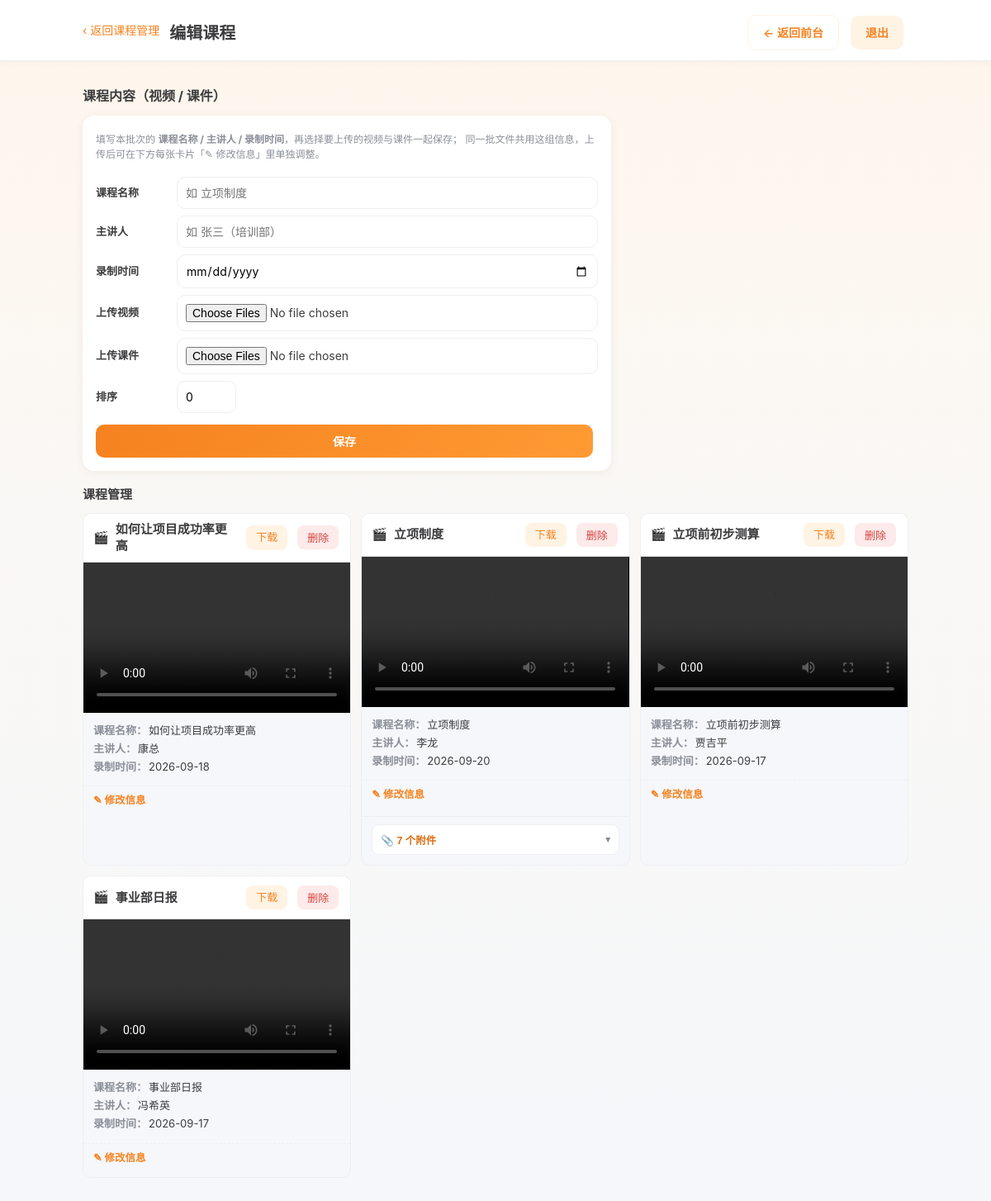
The page /admin/course/1/edit (signed in) on the database its author committed.
### tables this page shows
CREATE TABLE materials (
    id        INTEGER PRIMARY KEY AUTOINCREMENT,
    course_id INTEGER,
    type      TEXT,           -- video | doc | link
    title     TEXT NOT NULL,
    file_path TEXT,           -- 原始文件相对 uploads 的路径
    preview_path TEXT,        -- 转换后的 PDF 预览路径（可选）
    url       TEXT,           -- type=link 时外链
    duration  INTEGER DEFAULT 0,
    sort      INTEGER DEFAULT 0, attach_id INTEGER DEFAULT 0, unit_id INTEGER DEFAULT 0, course_title TEXT, lecturer TEXT, record_time TEXT,
    FOREIGN KEY (course_id) REFERENCES courses(id)
);

### app.py (the view, shortened to what this page needs)
@app.route("/admin/course/<int:cid>/edit", methods=["GET", "POST"])
def admin_course_edit(cid):
    r = ensure_admin()
    if r is not None:
        return r
    co = db.get_course(cid)
    if not co:
        abort(404)
    cats = db.list_categories()
    return _render_course_edit(cid)

### app.py (called while the page is built)
@app.before_request
def load_context():
    g.user = db.get_user(session.get("uid")) if session.get("uid") else None
    g.admin = session.get("admin") is True
    g.wecom_enabled = config.WECOM_ENABLED

@app.context_processor
def inject():
    return dict(user=g.user, admin=g.admin, wecom_enabled=config.WECOM_ENABLED,
                public_base=config.PUBLIC_BASE_URL, max_upload_mb=config.MAX_UPLOAD_MB)

def ensure_admin():
    if not g.admin:
        return redirect(url_for("admin_login"))

def _atts_by_video(mats):
    videos = set(m["id"] for m in mats if m["type"] == "video")
    out = {}
    for m in mats:
        if m["type"] == "video" or m["attach_id"] not in videos:
            continue
        out.setdefault(m["attach_id"], []).append(m)
    return out

def _flat_mats(mats):
    atts = _atts_by_video(mats)
    out = []
    for m in mats:
        if m["type"] != "video" and m["attach_id"] in atts:
            continue
        v = dict(m)
        v["atts"] = atts.get(m["id"], []) if m["type"] == "video" else []
        out.append(v)
    return out

def _render_course_form(co, cat_name, mats=None, qz=None):
    return render_template("admin/course_form.html", co=co, cat_name=cat_name,
                           mats=mats or [], qz=qz)

def _render_course_edit(cid):
    co = db.get_course(cid)
    cat = db.fetch_one("SELECT * FROM categories WHERE id=?", (co["category_id"],)) if co else None
    mats = [dict(m) for m in db.list_materials(cid)]
    return _render_course_form(co, cat["name"] if cat else "",
                               mats=_flat_mats(mats), qz=db.get_quiz(cid))

### db.py (called while the page is built)
def get_conn():
    os.makedirs(os.path.dirname(config.DB_PATH), exist_ok=True)
    conn = sqlite3.connect(config.DB_PATH)
    conn.row_factory = sqlite3.Row
    conn.execute("PRAGMA foreign_keys = ON")
    return conn

def fetch_one(sql, args=()):
    conn = get_conn()
    row = conn.execute(sql, args).fetchone()
    conn.close()
    return row

def fetch_all(sql, args=()):
    conn = get_conn()
    rows = conn.execute(sql, args).fetchall()
    conn.close()
    return rows

def list_categories():
    return fetch_all("SELECT * FROM categories ORDER BY sort, id")

def get_course(cid):
    return fetch_one("SELECT * FROM courses WHERE id=?", (cid,))

def list_materials(course_id):
    return fetch_all("SELECT * FROM materials WHERE course_id=? ORDER BY sort, id", (course_id,))

def get_quiz(course_id):
    return fetch_one("SELECT * FROM quizzes WHERE course_id=?", (course_id,))

### templates/admin/course_form.html (shortened to what this page needs)
{% extends "base.html" %}
{% set hide_topbar = true %}
{% block body %}
<div class="page-head" style="display:flex;justify-content:space-between;align-items:center;gap:14px">
  <div style="display:flex;align-items:center;gap:12px;min-width:0">
    <a class="back" href="{{ url_for('admin_courses') }}">‹ 返回课程管理</a>
    <h1>{{ '编辑课程' if co else '新建课程' }}</h1>
  </div>
  <div style="display:flex;align-items:center;gap:8px">
    <a class="btn btn-ghost" href="{{ url_for('home') }}">← 返回前台</a>
    <a class="btn" href="{{ url_for('admin_logout') }}">退出</a>
  </div>
</div>
{% if co %}
<section class="section">
  <h2 class="section-title">课程内容（视频 / 课件）</h2>
  <form method="post" action="{{ url_for('admin_course_edit', cid=co.id) }}"
        enctype="multipart/form-data"
        class="admin-form card-pad form-narrow">
    <p class="form-tip">
      填写本批次的 <b>课程名称 / 主讲人 / 录制时间</b>，再选择要上传的视频与课件一起保存；
      同一批文件共用这组信息，上传后可在下方每张卡片「✎ 修改信息」里单独调整。
    </p>
    <div class="form-hrow">
      <label>课程名称</label>
      <input name="course_title" placeholder="如 立项制度">
    </div>
    <div class="form-hrow">
      <label>主讲人</label>
      <input name="lecturer" placeholder="如 张三（培训部）">
    </div>
    <div class="form-hrow">
      <label>录制时间</label>
      <input type="date" name="record_time">
    </div>
    <div class="form-hrow">
      <label>上传视频</label>
      <input type="file" name="video" accept=".mp4,.webm,.mov,.m4v,.ogg" multiple>
    </div>
    <div class="form-hrow">
      <label>上传课件</label>
      <input type="file" name="doc" accept=".pdf,.ppt,.pptx,.doc,.docx,.xls,.xlsx,.txt,.md" multiple>
    </div>
    <div class="form-hrow">
      <label>排序</label>
      <input name="sort" value="0" class="w-sm">
    </div>
    <button class="btn btn-primary" type="submit">保存</button>
  </form>
  <div class="mat-manage" style="margin-top:18px">
    <h3 class="sub-title">课程管理</h3>
    {% if mats %}
    <div class="course-cards">
      {% for m in mats %}
      {% if m.type == 'video' %}
      {% set vtitle = m.course_title or co.title %}
      <div class="course-card">
        <div class="course-card-head">
          <span class="mat-type">🎬</span>
          <span class="course-card-title" title="{{ vtitle }}">{{ vtitle }}</span>
          <a class="mini" href="{{ url_for('uploads', filename=m.file_path) }}" download>下载</a>
          <form method="post" action="{{ url_for('admin_material_delete', mid=m.id) }}" style="display:inline"
                data-busy="删除中…" data-ok="✓ 已删除"
                onsubmit="return confirm('确认删除该素材？')">
            <button class="mini danger" type="submit">删除</button>
          </form>
        </div>
        <div class="course-card-media">
          <video src="{{ url_for('uploads', filename=m.file_path) }}" controls preload="metadata"></video>
        </div>
        <div class="course-card-meta">
          <div><b>课程名称：</b>{{ vtitle }}</div>
          <div><b>主讲人：</b>{{ m.lecturer or co.lecturer or '—' }}</div>
          <div><b>录制时间：</b>{{ m.record_time or co.record_time or '—' }}</div>
        </div>
        <details class="card-meta-edit" data-mid="{{ m.id }}">
          <summary>✎ 修改信息</summary>
        </details>
        {% if m.atts %}
        <div class="course-card-atts">
          <button type="button" class="atts-toggle" aria-expanded="false">
            <span>📎 {{ m.atts|length }} 个附件</span><span class="atts-caret">▾</span>
          </button>
        </div>
        {% endif %}
      </div>
      {% endif %}
      {% endfor %}
    </div>
    {% else %}
    <div class="empty">尚未上传内容</div>
    {% endif %}
  </div>
</section>
{% endif %}
{% endblock %}

### static/css/style.css (style rules this page uses)
:root { --primary:#F5821F; --primary-d:#D96E12; --primary-l:#FFF3E4; --primary-ll:#FFF9F2; --bg:#F5F7FA; --card:#fff; --text:#3D3D3F; --sub:#8B8F99; --ok:#22B573; --warn:#F5A623; --line:#EDEFF3; --radius:14px; --shadow:0 2px 12px rgba(80,55,20,.07); --shadow-lg:0 8px 30px rgba(80,55,20,.10); --gutter:100px; }
* { box-sizing:border-box;-webkit-tap-highlight-color:transparent }
html,body { margin:0;padding:0;width:100% }
body { font-family:-apple-system,BlinkMacSystemFont,"PingFang SC","Microsoft YaHei",sans-serif; background:var(--bg);color:var(--text);font-size:15px;line-height:1.5;min-height:100vh }
a { color:inherit;text-decoration:none }
.section { margin-top:24px }
.section-title { font-size:16px;font-weight:700;margin:0 0 12px;color:var(--text) }
.btn { display:inline-block;text-align:center;padding:10px 18px;border-radius:10px; background:var(--primary-l);color:var(--primary);font-weight:600;border:none;cursor:pointer; font-size:14px;margin:6px 6px 0 0 }
.btn-primary { background:linear-gradient(120deg,var(--primary),#FF9A33);color:#fff }
.btn-ghost { background:#fff;border:1px solid var(--primary-l) }
.page-head { width:100%;padding:6px 0 16px }
.page-head h1 { font-size:20px;margin:6px 0 0 }
.back { color:var(--primary);font-size:14px }
.mat-type { font-size:20px }
.admin-form { display:flex;flex-direction:column;gap:8px }
.form-narrow { max-width:640px }
.form-tip { font-size:12px;color:var(--sub);margin:4px 0 10px }
.admin-form .form-hrow { display:flex;align-items:center;gap:14px }
.admin-form .form-hrow>label { margin-top:0;flex:0 0 auto;min-width:84px; white-space:nowrap;font-weight:600;color:var(--text);font-size:13px }
.admin-form .form-hrow>input, .admin-form .form-hrow>select, .admin-form .form-hrow>textarea { flex:1 1 auto;min-width:0;width:auto }
.admin-form .form-hrow>input.w-sm { flex:0 0 auto;width:72px }
.card-pad { background:var(--card);border-radius:var(--radius);padding:16px;box-shadow:var(--shadow) }
.admin-form label { font-size:13px;color:var(--sub);margin-top:6px }
.mat-manage { margin-top:4px }
.mat-manage .sub-title { font-size:15px;font-weight:700;margin:0 0 10px;color:var(--text) }
.mat-type { font-size:15px }
.admin-form input,.admin-form select,.admin-form textarea { padding:10px;border:1px solid var(--line);border-radius:10px;font-size:14px; font-family:inherit;width:100%;background:#fff }
.mini { display:inline-block;padding:5px 12px;background:var(--primary-l);color:var(--primary); border-radius:8px;font-size:13px;border:none;cursor:pointer;margin:2px }
.mini.danger { background:#FDEAEA;color:#D6453F }
.course-cards { display:flex;flex-direction:column;gap:12px;margin-top:10px }
.course-card { background:var(--bg);border:1px solid var(--line);border-radius:10px;overflow:hidden }
.course-card-head { display:flex;align-items:center;gap:8px;padding:9px 12px;border-bottom:1px solid var(--line);background:#fff }
.course-card-title { flex:1;min-width:0;font-weight:700;line-height:1.35; display:-webkit-box;-webkit-line-clamp:2;-webkit-box-orient:vertical;overflow:hidden }
.course-card-media { background:#000;aspect-ratio:16/9;display:flex;align-items:center;justify-content:center }
.course-card-media video { width:100%;height:100%;display:block;background:#000 }
.course-card-meta { padding:10px 12px;font-size:13px;line-height:1.7;color:var(--text) }
.course-card-meta b { color:var(--sub);font-weight:600;margin-right:2px }
.card-meta-edit { padding:0 12px 12px;margin-top:2px;border-top:1px dashed var(--line) }
.card-meta-edit>summary { cursor:pointer;font-size:12.5px;font-weight:600;color:var(--primary); padding:8px 0 2px;list-style:none;user-select:none }
.course-card-atts { padding:0 12px 12px;border-top:1px solid var(--line);margin-top:2px }
.atts-toggle { display:flex;align-items:center;justify-content:space-between;gap:8px;width:100%; margin-top:9px;padding:8px 10px;border:1px solid var(--line);border-radius:9px;background:#fff; color:var(--primary-d);font-size:12.5px;font-weight:600;cursor:pointer;text-align:left }
.atts-toggle .atts-caret { flex:none;font-size:11px;color:var(--sub);transition:transform .18s }
.mat-manage .course-cards { display:grid;grid-template-columns:repeat(auto-fill,minmax(260px,1fr));gap:12px }
.content.no-topbar>.page-head { position:sticky;top:0;z-index:25;width:auto; margin:0 calc(-1 * var(--gutter)) 30px; padding:12px var(--gutter); background:var(--card); border-bottom:1px solid var(--line); box-shadow:0 1px 8px rgba(80,55,20,.05) }

### rows shown on the page
materials: course_title "如何让项目成功率更高", lecturer "康总", record_time "2026-09-18"
materials: course_title "立项制度", lecturer "李龙", record_time "2026-09-20", atts|length "7"
materials: course_title "立项前初步测算", lecturer "贾吉平", record_time "2026-09-17"
materials: course_title "事业部日报", lecturer "冯希英", record_time "2026-09-17"

### other values the page prints
{{ '编辑课程' if co else '新建课程' }} "编辑课程"
